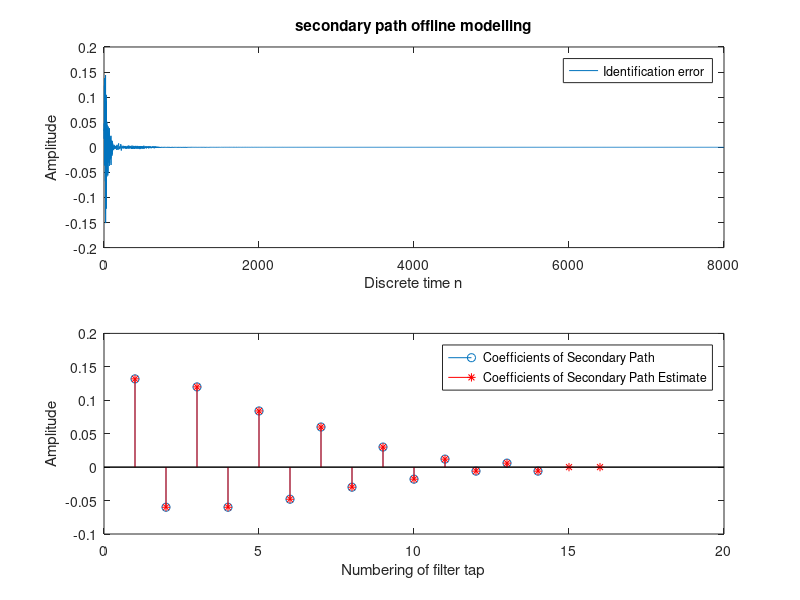
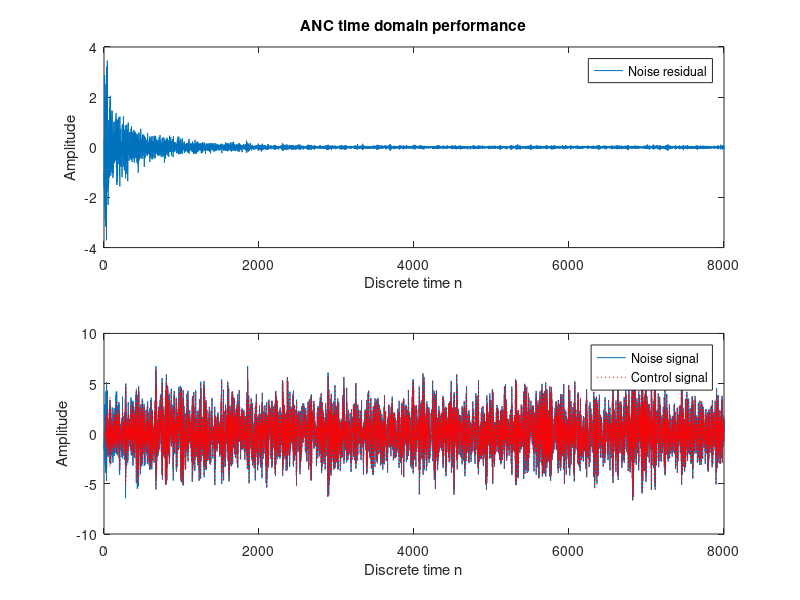
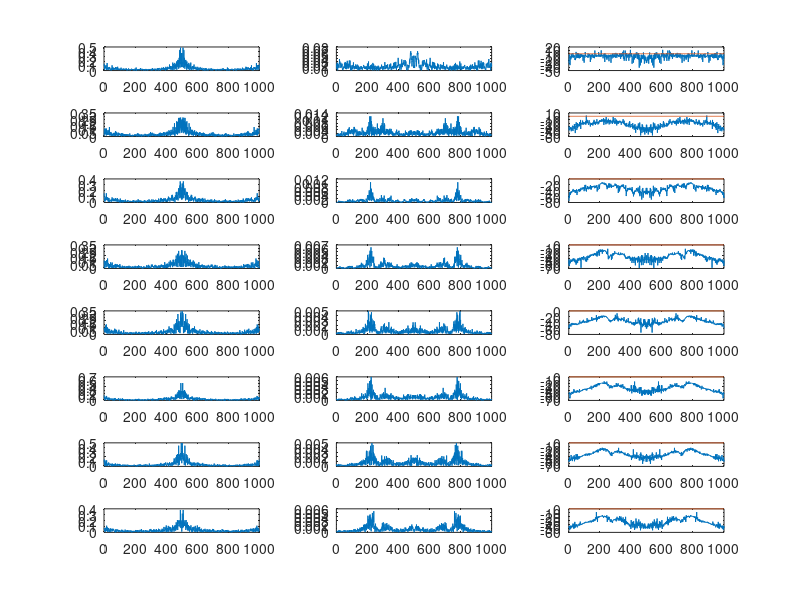

MATLAB code for these plots, in order:
clear all
close all

% T = 1000; %simulation duration
fs=8000;
t=0:1/fs:1;
T=length(t)-1;
% set primary path
% Pw=[0.01 0.25 0.5 1 0.5 0.25 0.01];
% Sw=Pw*0.25;
% % Pw=[0.01 0.25 0.5 1 0.5 0.25 0.01 0.02 0.01];
% P = [0.01 0.25 0.5 1 0.5 0.25 0.01 0.02 0.01 0.3 0.5];
% Pw = exp(-(1:length(P))).*P;
% % secondary path
% % Sw=Pw(3:7)*0.25;
% Sw=Pw(3:end)*0.25;

Pw=[0.9 -0.3 0.7 -0.28 0.5 -0.25 0.36 -0.22 0.3 -0.18 0.28 -0.15 0.22 -0.1 0.2...
    -0.1 0.14 -0.08 0.1 -0.05 0.05 -0.03 0.02 -0.01 0.01 -0.01];
% Pw = exp(-(1:length(P))).*P;
% Sw = fir1(13,0.3);
Sw=Pw(13:end)*0.6;
%% secondary path estimation (offline modelling)
x_iden = rand(1,T); % generate a white noise
% send it to the error microphone, i.e. the identification error
y_iden = filter(Sw,1,x_iden);
% y_iden = conv(Sw,x_iden);

%% offline modelling
L = 16; %filter order, order should be sufficient to accurately model the response...
%of the physical system. The larger, the better???? This value should be
%larger than length(Pw)
% L =30; % accuracy decreases
% L = 20;
S_hat_x = zeros(1,L); %define the reference signal vector of  S(z)_hat
S_hat_w = zeros(1,L); %define the coefficient vector of the S(z)_hat
e_iden = zeros(1,L); %define the identification error in the estimation process of...
% the seconday path

% apply LMS algorithm
% mu = 0.1;
% mu = 0.05; % estimation accuracy decreases
mu = 0.2; %also a very good value, performs better than 0.1
for n = 1:T %time index
    S_hat_x = [x_iden(n) S_hat_x(1:L-1)]; %update the reference signal vector
    Shy = sum(S_hat_x.*S_hat_w); % calculate output of Secondary path estimate
    e_iden(n)=y_iden(n)-Shy;    % calculate error         
    S_hat_w=S_hat_w + mu*e_iden(n)*S_hat_x;   % adjust the weight
end

%plotting
figure
subplot(2,1,1)
plot([1:T], e_iden)
title('secondary path offline modelling');
ylabel('Amplitude');
xlabel('Discrete time n');
legend('Identification error');
subplot(2,1,2)
stem(Sw) 
hold on 
stem(S_hat_w, 'r*')
ylabel('Amplitude');
xlabel('Numbering of filter tap');
legend('Coefficients of Secondary Path', 'Coefficients of Secondary Path Estimate')



%% Then we can propagate the seconday path estimate into the entire system
X = randn(1,T)+ 0.8*randn(1,T); % define the input noise(source signal)
% X=0.9*cos(2*pi*(1/5)*[0:T-1]);
% X = cos(2*pi*(1/5)*[0:T-1]);
d = filter(Pw,1,X); % desired signal (signal at the error microphone)
% Initialization of Active Noise Control
Cx = zeros(1,L); %reference signal vector of W(z)
Cw = zeros(1,L); %coefficient vector of W(z)
Sx = zeros(size(Sw)); %???
e = zeros(1,T); %define error value
X_s = zeros(1,L); %filtered X

%% Apply FXLMS
mu = 0.1;
for n = 1:T %time index
    Cx = [X(n) Cx(1:L-1)]; %update the reference signal vector
    Cy = sum(Cx.*Cw); %Adaptive filter output
    Sx = [Cy Sx(1:length(Sx)-1)]; %propagate to secondary path
    y = sum(Sx.*Sw); %output passing through secondary path, to the reference microphone
    e(n) = d(n) - y; %calculating the residual error
    S_hat_x  = [X(n) S_hat_x(1:L-1)]; %update the vector signal of secondary path estimate
    X_s = [sum(S_hat_x.*S_hat_w) X_s(1:L-1)]; %i.e. x' in the paper
    Cw = Cw + mu*e(n)*X_s; %update the coefficiet vector of adaptive filter
end

%Plotting
figure
subplot(2,1,1)
plot([1:T],e)
title('ANC time domain performance');
ylabel('Amplitude');
xlabel('Discrete time n');
legend('Noise residual');

subplot(2,1,2)
plot(1:T,d,1:T,d-e,'r:') %d-e right; y wrong ????;
ylabel('Amplitude');
xlabel('Discrete time n');
legend('Noise signal','Control signal');

figure
interval = [(1:0.125*T);(0.125*T:0.25*T-1) ;(0.25*T:0.375*T-1); (0.375*T:0.5*T-1);...
    (0.5*T:0.625*T-1);(0.625*T:0.75*T-1);(0.75*T:0.875*T-1);(0.875*T:T-1)];
for i = 1:8
    F1 = fft(d(interval(i,:)))./length(interval(i,:));
    df = (1/T)*fs;
    f = df*interval(1,:);
%     figure
    subplot(8,3,i*3-2)
    plot(f,abs(F1))
    
    
    F2 = fft(e(interval(i,:)))./length(interval(i,:));
    df = (1/T)*fs;
    f = df*interval(1,:);
    %figure
    subplot(8,3,3*i-1)
    plot(f,abs(F2))
    
    ratio = abs(F2./F1);
    dB = 20*log10(ratio);
    subplot(8,3,3*i)
    plot(f,dB,f,zeros(1,length(interval(i,:))));
end

%% TIME DOMAIN POWER ANALYSIS
% power_sum_e = zeros(1,T);
% power_sum_d = zeros(1,T);
% ratio3 = zeros(1,T);
% power_ratio = zeros(1,T);
% for n = 1:T
%     power_e = abs(e.^2);
%     power_d = abs(d.^2);
%     power_sum_e = power_sum_e + power_e;
%     power_sum_d = power_sum_d + power_d;
%     ratio3 = power_sum_e./power_sum_d;
%     power_ratio = 10*log10(ratio3);
% end
% % disp(ratio3)
% % disp(power_ratio)
% hold on
% figure
% plot([1:T],power_ratio)
% title('power ratio decline in time domain');

% figure
% F1=fft(X(1:0.25*T))./[1:0.25*T];
% df=(1/T)*fs;
% f=df*(0:(0.25*T-1));
% subplot(2,1,1)
% % plot(f,abs(F1))
% plot(abs(F1))
% title('FFT of Noise signal');
% hold on
% 
% F2=fft(e(1:0.25*T))./[1:0.25*T];
% df=(1/T)*fs;
% f=df*(0:(0.25*T-1));
% subplot(2,1,2)
% % plot(f,abs(F2))
% plot(abs(F2))
% title('FFT of Residual signal');
% hold on
% 
% ratio1 = abs(e(1:0.25*T)./d(1:0.25*T));
% ratio2 = abs(F2(1:0.25*T)./F1(1:0.25*T));
% dB = 20*log10(ratio2);
% figure
% % plot(f,dB,f,zeros(1,T))
% plot(dB)
% title('ANC frequency domain performance');
% hold on
% 
% figure
% F1=fft(X(0.25:0.5*T))./[0.25:0.5*T];
% df=(1/T)*fs;
% f=df*(0.25*T:(0.5*T-1));
% subplot(2,1,1)
% % plot(f,abs(F1))
% plot(abs(F1))
% title('FFT of Noise signal');
% hold on
% 
% F2=fft(e(0.25:0.5*T))./[0.25:0.5*T];
% df=(1/T)*fs;
% f=df*(0.25*T:(0.5*T-1));
% subplot(2,1,2)
% % plot(f,abs(F2))
% plot(abs(F2))
% title('FFT of Residual signal');
% hold on
% 
% ratio1 = abs(e(0.25:0.5*T)./d(0.25:0.5*T));
% ratio2 = abs(F2(0.25:0.5*T)./F1(0.25:0.5*T));
% dB = 20*log10(ratio2);
% figure
% % plot(f,dB,f,zeros(1,T))
% plot(dB)
% title('ANC frequency domain performance');
% hold on
% 
% figure
% F1=fft(X(0.5:0.75*T))./[0.5:0.75*T];
% df=(1/T)*fs;
% f=df*(0.5*T:(0.75*T-1));
% subplot(2,1,1)
% % plot(f,abs(F1))
% plot(abs(F1))
% title('FFT of Noise signal');
% hold on
% 
% F2=fft(e(0.5:0.75*T))./[0.5:0.75*T];
% df=(1/T)*fs;
% f=df*(0.5:(0.75*T-1));
% subplot(2,1,2)
% % plot(f,abs(F2))
% plot(abs(F2))
% title('FFT of Residual signal');
% hold on
% 
% ratio1 = abs(e(0.5:0.75*T)./d(0.5:0.75*T));
% ratio2 = abs(F2(0.5:0.75*T)./F1(0.5:0.75*T));
% dB = 20*log10(ratio2);
% figure
% % plot(f,dB,f,zeros(1,T))
% plot(dB)
% title('ANC frequency domain performance');
% hold on
% %% FREQUENCY DOMAIN
% figure
% subplot(6,2,1)
% plot(abs(F1(1:0.25*T)));
% title('first quarter of iterations');
% subplot(6,2,3)
% plot(abs(F2(1:0.25*T)));
% subplot(6,2,5)
% plot(dB(1:0.25*T));
% 
% subplot(6,2,2)
% plot(abs(F1(0.25*T:0.5*T)));
% title('second quarter of iterations');
% subplot(6,2,4)
% plot(abs(F2(0.25*T:0.5*T)));
% subplot(6,2,6)
% plot(dB(0.25*T:0.5*T));
% 
% subplot(6,2,7)
% plot(abs(F1(0.5*T:0.75*T)));
% title('third quarter of iterations');
% subplot(6,2,9)
% plot(abs(F2(0.5*T:0.75*T)));
% subplot(6,2,11)
% plot(dB(0.5*T:0.75*T));
% 
% subplot(6,2,8)
% plot(abs(F1(0.75*T:T)));
% title('fourth quarter of iterations');
% subplot(6,2,10)
% plot(abs(F2(0.75*T:T)));
% subplot(6,2,12)
% plot(dB(0.75*T:T));
% %% TIME DOMAIN
% figure
% subplot(6,2,1)
% plot([1:0.25*T],e(1:0.25*T));
% title('first quarter of iterations');
% axis([0 8000 -5 5])
% subplot(6,2,3)
% plot([1:0.25*T],d(1:0.25*T));
% axis([0 8000 -10 10])
% subplot(6,2,5)
% plot([1:0.25*T],ratio1(1:0.25*T));
% 
% subplot(6,2,2)
% plot([0.25*T:0.5*T],e(0.25*T:0.5*T));
% title('second quarter of iterations');
% axis([0 8000 -5 5])
% subplot(6,2,4)
% plot([0.25*T:0.5*T],d(0.25*T:0.5*T));
% axis([0 8000 -10 10])
% subplot(6,2,6)
% plot([0.25*T:0.5*T],ratio1(0.25*T:0.5*T));
% 
% subplot(6,2,7)
% plot([0.5*T:0.75*T],e(0.5*T:0.75*T));
% title('third quarter of iterations');
% axis([0 8000 -5 5])
% subplot(6,2,9)
% plot([0.5*T:0.75*T],d(0.5*T:0.75*T));
% axis([0 8000 -10 10])
% subplot(6,2,11)
% plot([0.5*T:0.75*T],ratio1(0.5*T:0.75*T));
% 
% subplot(6,2,8)
% plot([0.75*T:T],e(0.75*T:T));
% title('fourth quarter of iterations');
% axis([0 8000 -5 5])
% subplot(6,2,10)
% plot([0.75*T:T],d(0.75*T:T));
% axis([0 8000 -10 10])
% subplot(6,2,12)
% plot([0.75*T:T],ratio1(0.75*T:T));
% 
% 
% %% TIME DOMAIN POWER ANALYSIS
% power_sum_e = zeros(1,T);
% power_sum_d = zeros(1,T);
% ratio3 = zeros(1,T);
% power_ratio = zeros(1,T);
% for n = 1:T
%     power_e = abs(e.^2);
%     power_d = abs(d.^2);
%     power_sum_e = power_sum_e + power_e;
%     power_sum_d = power_sum_d + power_d;
%     ratio3 = power_sum_e./power_sum_d;
%     power_ratio = 10*log10(ratio3);
% end
% disp(ratio3)
% disp(power_ratio)
% hold on
% figure
% plot([1:T],power_ratio)
% title('power_ratio decline in time domain');